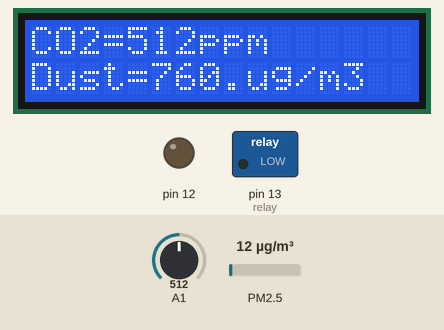
Bench run of a sketch on a simulated Arduino Mega 2560, built for the host (arithmetic inside an expression is 32-bit, double 64-bit). On the bench: 16×2 character LCD, switched loads named in the sketch (green lamp = pin HIGH), output pins drawn as LEDs (lit = HIGH). Wiring (inferred from the names in the program): dust sensor: data pin 28. Inputs (shaded band) come from the test bench; at power-on: A1 = 512, PM2.5 12 µg/m³. WiFi joins after 1.5 s; servers stay silent unless stated; what the sketch prints to the serial monitor is not drawn.

Above: at 30.3 s.
At 42.3 s:
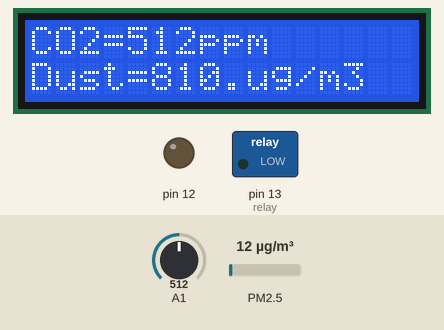
At 54.3 s:
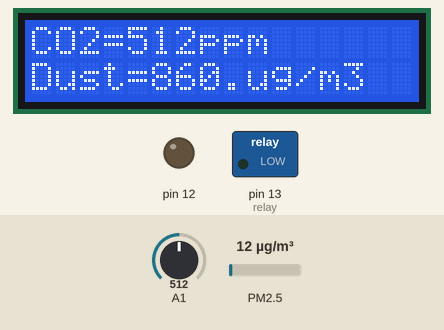
At 79.5 s:
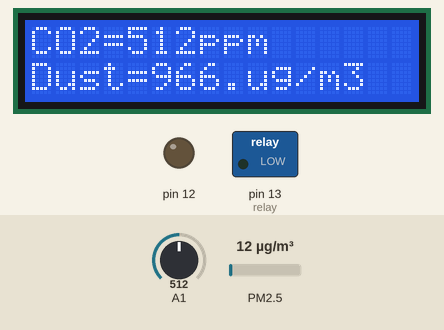
At 103.5 s:
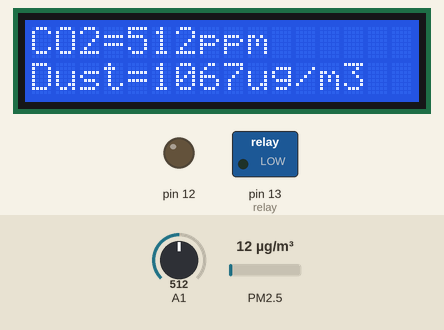
At 128.7 s:
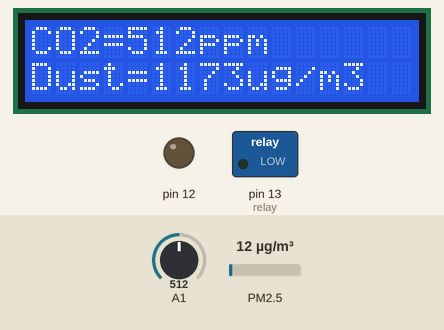

Measured:
- what the display in image 0 shows lasts 1.2 s, from 30.2 s to 31.4 s

The sketch:

ALL_IN_ONE.ino
```cpp
#include <SPI.h>
#include <Ethernet.h>
#include <Wire.h>
#include <LiquidCrystal_I2C.h>

LiquidCrystal_I2C lcd(0x27,20,4);  // set the LCD address to 0x27 for a 16 chars and 2 line display
int pin = 28;
unsigned long duration;
unsigned long starttime;
unsigned long sampletime_ms = 30000;
unsigned long lowpulseoccupancy = 0;
float ratio = 0;
float concentration = 0;
float maxcon = 0;

byte mac[] = {
  0xDE, 0xAD, 0xBE, 0xEF, 0xFE, 0xED
};

IPAddress ip(192, 168, 1, 177); //공유기 ip


EthernetServer server(80);

void setup() {
  // Open serial communications and wait for port to open:
   pinMode(8,INPUT);
 starttime = millis();
 lcd.begin(16, 2);
  lcd.init();                      // initialize the lcd
  lcd.init();
  // Print a message to the LCD.
  lcd.backlight();
  Serial.begin(9600);
  while (!Serial) {
    ; // wait for serial port to connect. Needed for native USB port only
  }


  // start the Ethernet connection and the server:
  Ethernet.begin(mac, ip);
  server.begin();
  Serial.print("server is at ");
  Serial.println(Ethernet.localIP());
}


void loop() {
  int sen = analogRead(1);
   duration = pulseIn(pin, LOW);
 lowpulseoccupancy = lowpulseoccupancy+duration;
 if ((millis()-starttime) > sampletime_ms)
 {
 ratio = lowpulseoccupancy/(sampletime_ms*10.0); // Integer percentage 0=>100
 concentration = 1.1*pow(ratio,3)-3.8*pow(ratio,2)+520*ratio+0.62;
 if (concentration > maxcon){ maxcon = concentration;}
  lcd.setCursor(0,0);
  lcd.print("CO2=");
  lcd.setCursor(4,0);
  lcd.print(sen);
  lcd.setCursor(7,0);
  lcd.print("ppm");
  lcd.setCursor(0,1);
   lcd.print("Dust=");
 lcd.setCursor(5,1);
 lcd.print(concentration);
 lcd.setCursor(9,1);
 lcd.print("ug/m3");
   delay(1000);
}
if(concentration>400){pinMode(13, HIGH);} //relay control for air cleaner
if(sen>400){pinMode(12, HIGH);}
  EthernetClient client = server.available();
  if (client) {
    Serial.println("new client");
    // an http request ends with a blank line
    boolean currentLineIsBlank = true;
    while (client.connected()) {
      if (client.available()) {
        char c = client.read();
        Serial.write(c);
        if (c == '\n' && currentLineIsBlank) {
          // send a standard http response header
          client.println("HTTP/1.1 200 OK");
          client.println("Content-Type: text/html");
          client.println("Connection: close");  // the connection will be closed after completion of the response
          client.println("Refresh: 5");  // refresh the page automatically every 5 sec
          client.println();
          client.println("<!DOCTYPE HTML>");
          client.println("<html>");
          // output the value of each analog input pin

            client.print("CO2= ");

            client.print(" is ");
            client.print(sen);
            client.print("PPM");

            client.print("Dust=");
             client.print(" is ");
            client.print(concentration);
            client.print("ug/m3");

          }
          client.println("</html>");
          break;
        }

      }
    }
    // give the web browser time to receive the data
    delay(1);
    // close the connection:
    client.stop();
    Serial.println("client disconnected");
  }
```
